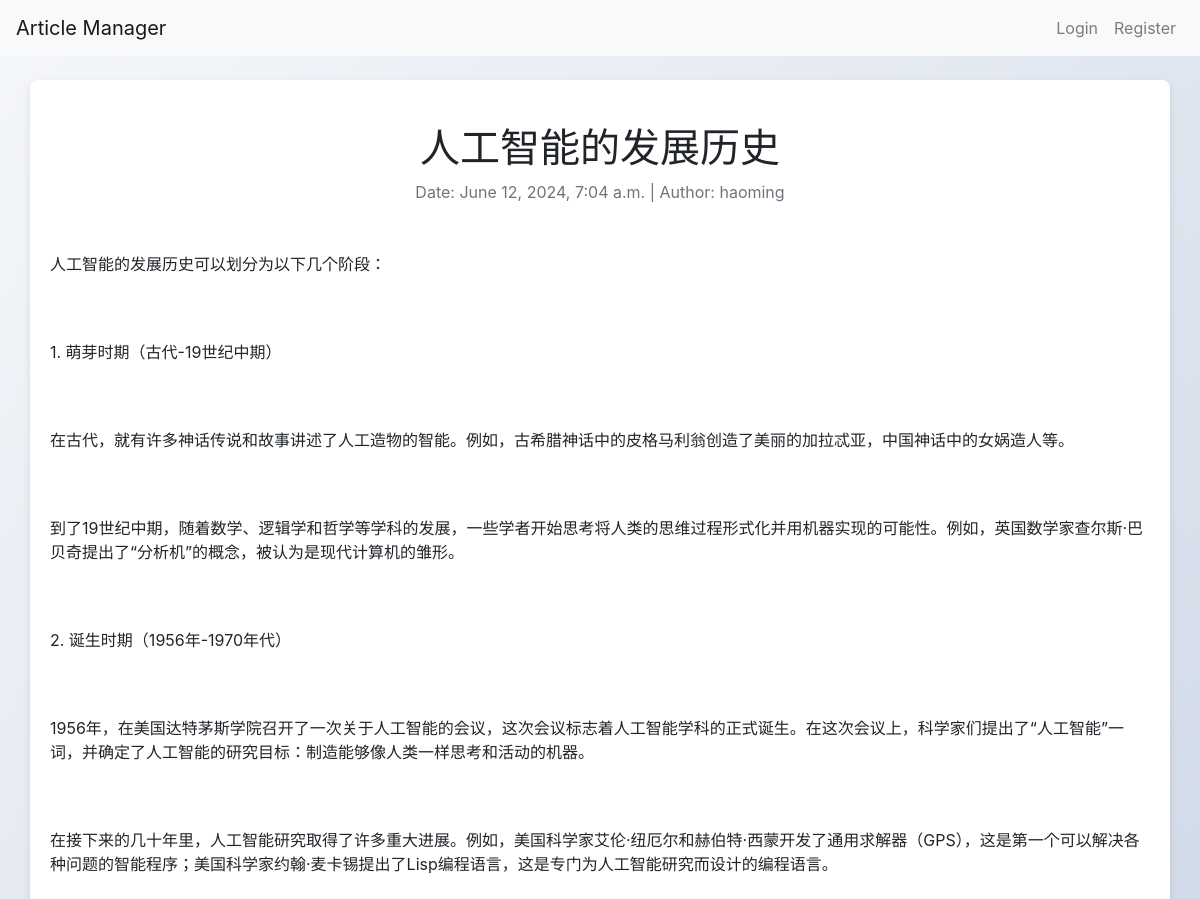
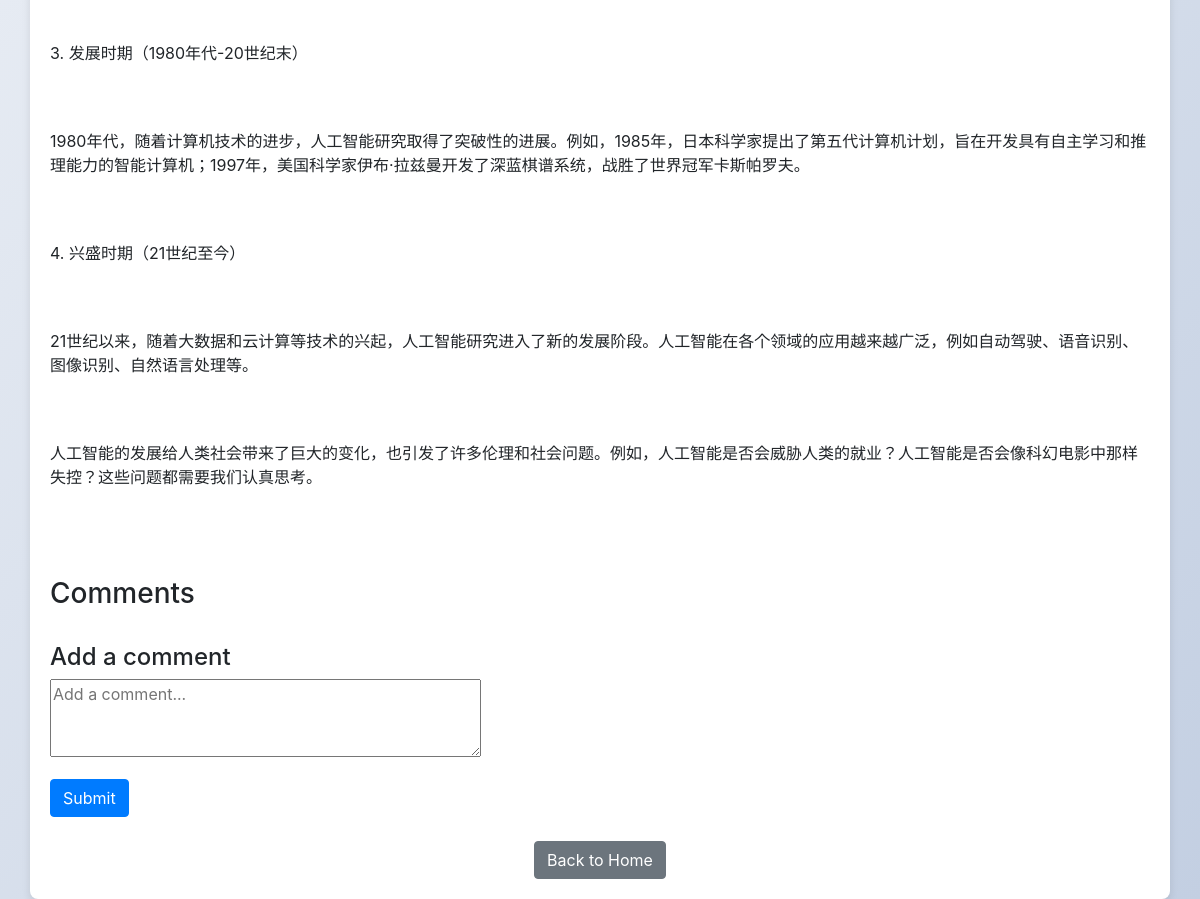
The app's page /article/42/ with its own data (2 pictures, top to bottom).
### app01/models.py (models this page shows, shortened)
class Article(models.Model):
    title = models.CharField(max_length=200)
    author = models.CharField(max_length=200)
    summary = models.TextField()
    keywords = models.CharField(max_length=200)
    publish_time = models.DateTimeField(auto_now_add=True)  # 自动设置为添加时的时间
    content = models.TextField()
    category =  models.ForeignKey(Category, on_delete=models.CASCADE)
    is_shared = models.BooleanField(default=False)  # 新增字段，默认值为 False（非共享状态）

### app01/views.py (the view)
# urls.py: path('article/<int:article_id>/', views.article_detail, name='article_detail'),
def article_detail(request, article_id):
    article = get_object_or_404(Article, id=article_id)
    comments = article.comments.filter(parent__isnull=True)
    if request.method == 'POST':
        comment_form = CommentForm(request.POST)
        if comment_form.is_valid():
            new_comment = comment_form.save(commit=False)
            new_comment.article = article
            new_comment.author = request.user
            parent_id = request.POST.get('parent_id')
            if parent_id:
                new_comment.parent = Comment.objects.get(id=parent_id)
            new_comment.save()
            return redirect('article_detail', article_id=article.id)
    else:
        comment_form = CommentForm()
    return render(request, 'article_detail.html', {
        'article': article,
        'comments': comments,
        'comment_form': comment_form
    })

### app01/forms.py
class CommentForm(forms.ModelForm):
    class Meta:
        model = Comment
        fields = ['content']
        widgets = {
            'content': forms.Textarea(attrs={'rows': 3, 'placeholder': 'Add a comment...'})
        }

### app01/templates/article_detail.html (shortened to what this page needs)
<!DOCTYPE html>
<html lang="en">
<head>
    <link href="https://maxcdn.bootstrapcdn.com/bootstrap/4.5.2/css/bootstrap.min.css" rel="stylesheet">
    <link href="/static/css/article_detail.css?version=1.1.0" rel="stylesheet">
</head>
<body>
    <nav class="navbar navbar-expand-lg navbar-light bg-light">
        <a class="navbar-brand" href="{% url 'home' %}">Article Manager</a>
        <div class="collapse navbar-collapse" id="navbarNav">
            <ul class="navbar-nav ml-auto">
                {% if user.is_authenticated %}
                    <li class="nav-item">
                        <a class="nav-link" href="{% url 'personal' %}">Personal</a>
                    </li>
                    <li class="nav-item">
                        <a class="nav-link" href="{% url 'publish' %}">Publish</a>
                    </li>
                    <li class="nav-item">
                        <a class="nav-link" href="{% url 'logout' %}">Logout</a>
                    </li>
                {% else %}
                    <li class="nav-item">
                        <a class="nav-link" href="{% url 'login' %}">Login</a>
                    </li>
                    <li class="nav-item">
                        <a class="nav-link" href="{% url 'register' %}">Register</a>
                    </li>
                {% endif %}
            </ul>
        </div>
    </nav>
    <div class="container mt-4">
        <div class="text-center my-4">
            <h1>{{ article.title }}</h1>
            <p class="text-muted">Date: {{ article.publish_time }} | Author: {{ article.author }}</p>
        </div>
        <div class="article-content mb-5">
            {{ article.content|linebreaks }}
        </div>
        <div class="comments-section">
            <h3>Comments</h3>
            <h4 class="mt-4">Add a comment</h4>
            <form method="POST" action="{% url 'article_detail' article.id %}">
                <div class="form-group">
                    {{ comment_form.content }}
                </div>
                <button type="submit" class="btn btn-primary">Submit</button>
            </form>
        </div>
        <div class="text-center mt-4">
            <a href="{% url 'home' %}" class="btn btn-secondary">Back to Home</a>
        </div>
    </div>
</body>
</html>

### app01/static/css/article_detail.css (style rules this page uses)
body { background: linear-gradient(135deg, #f5f7fa, #c3cfe2); min-height: 100vh; }
.container { background: white; border-radius: 8px; box-shadow: 0 4px 8px rgba(0, 0, 0, 0.1); padding: 20px; margin-top: 20px; }
.btn { transition: background-color 0.3s, transform 0.3s; }
.article-content { white-space: pre-line; }

### records on screen
Article: title "人工智能的发展历史", publish_time "June 12, 2024, 7:04 a.m.", author "haoming", content "人工智能的发展历史可以划分为以下几个阶段： 1. 萌芽时期（古代-19世纪中期） 在古代，就有许多神话传说和故事讲述了人工造物的智能。例如，古希腊神话中的皮格马利翁创造了美丽的加拉忒亚，中国神话中的女娲造人等。 到了19世纪中期，随着数学、逻辑学和哲学等学科的发展，一些学者开始思考将人类的思维过程形式化并用机器实现的可能性。例如，英国数学家查尔斯·巴贝奇提出了“分析机”的概念，被认为是现代计算机的雏形。 2. 诞生时期（1956年-1970年代） 1956年，在美国达特茅斯学院召开了一次关于人工智能的会议，这次会议标志着人工智能学科的正式诞生。在这次会议上，科学家们提出了“人工智能”一词，并确定了人工智能的研究目标：制造能够像人类一样思考和活动的机器。 在接下来的几十年里，人工智能研究取得了许多重大进展。例如，美国科学家艾伦·纽厄尔和赫伯特·西蒙开发了通用求解器（GPS），这是第一个可以解决各种问题的智能程序；美国科学家约翰·麦卡锡提出了Lisp编程语言，这是专门为人工智能研究而设计的编程语言。 3. 发展时期（1980年代-20世纪末） 1980年代，随着计算机技术的进步，人工智能研究取得了突破性的进展。例如，1985年，日本科学家提出了第五代计算机计划，旨在开发具有自主学习和推理能力的智能计算机；1997年，美国科学家伊布·拉兹曼开发了深蓝棋谱系统，战胜了世界冠军卡斯帕罗夫。 4. 兴盛时期（21世纪至今） 21世纪以来，随着大数据和云计算等技术的兴起，人工智能研究进入了新的发展阶段。人工智能在各个领域的应用越来越广泛，例如自动驾驶、语音识别、图像识别、自然语言处理等。…"
